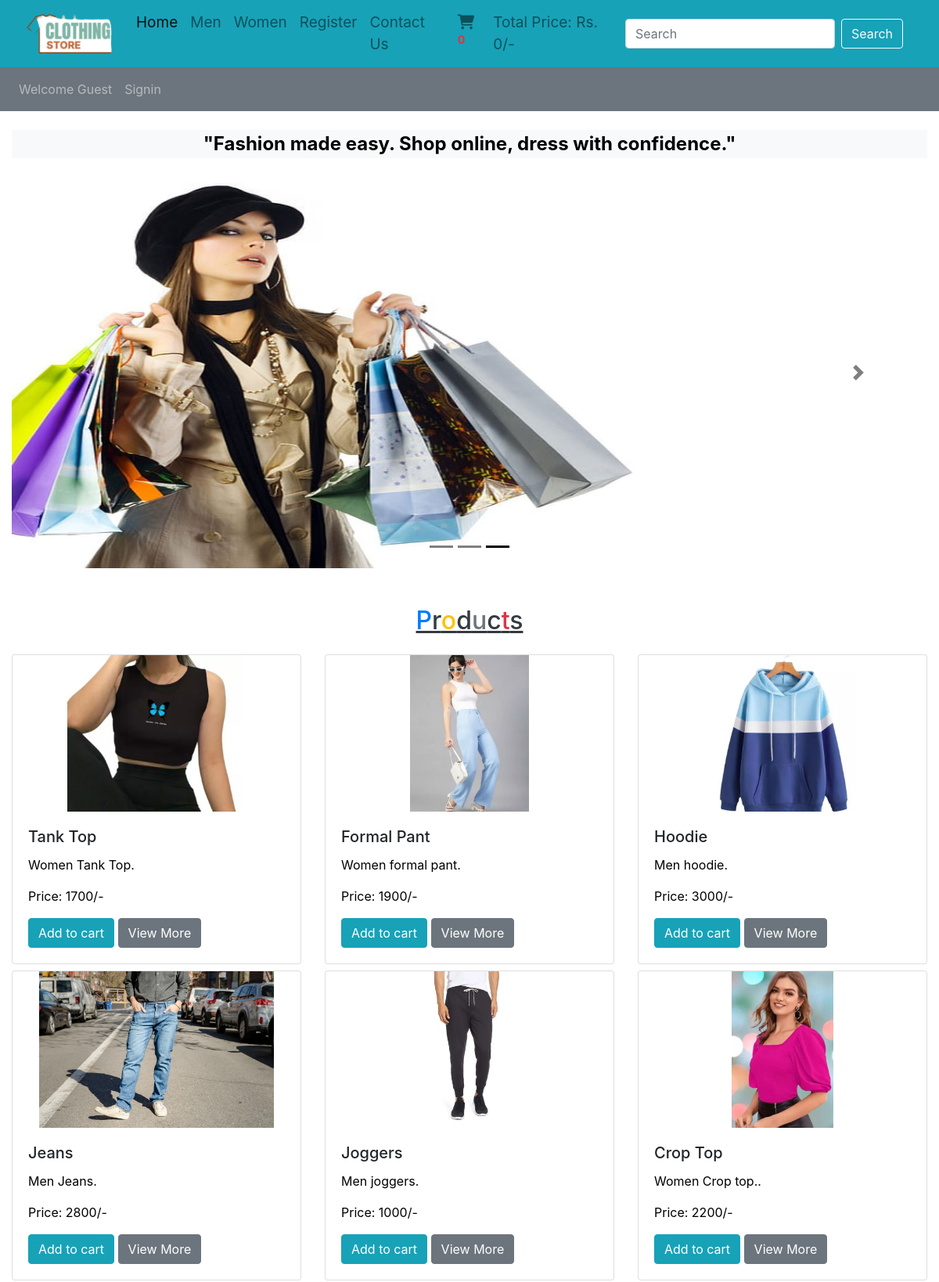
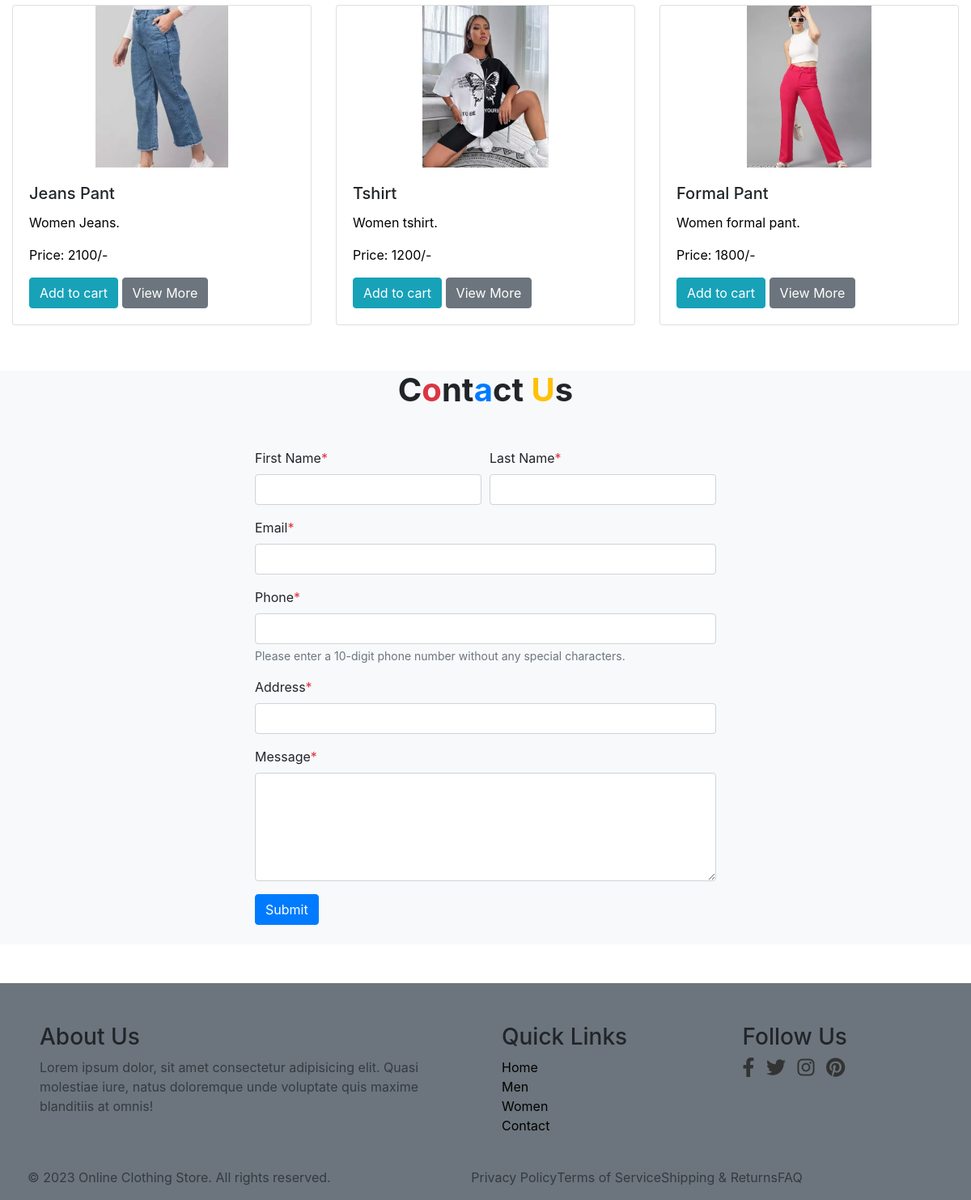
The app's page /home/index.php with its own data (2 pictures, top to bottom).
### tables this page shows
CREATE TABLE `products` (
  `product_id` int(11) NOT NULL,
  `product_title` varchar(200) NOT NULL,
  `product_description` text NOT NULL,
  `product_keywords` varchar(200) NOT NULL,
  `category_id` int(11) NOT NULL,
  `brand_id` int(11) NOT NULL,
  `product_image1` varchar(255) NOT NULL,
  `product_image2` varchar(255) NOT NULL,
  `product_image3` varchar(255) NOT NULL,
  `product_price` int(11) NOT NULL,
  `date` timestamp NOT NULL DEFAULT current_timestamp() ON UPDATE current_timestamp(),
  `status` varchar(100) NOT NULL,
  `gender` varchar(100) NOT NULL
);

### functions/common_function.php (the view, shortened to what this page needs)
<?php
    include("../includes/connect.php");
    function getproducts(){
        global $conn;
        $select_query = "SELECT * FROM products ORDER BY rand() LIMIT 0,9";
        $result_query = mysqli_query($conn, $select_query);
        while($row=mysqli_fetch_assoc($result_query)){
          $product_id = $row['product_id'];
          $product_title = $row['product_title'];
          $product_description = $row['product_description'];
          $product_image1 = $row['product_image1'];
          $product_price = $row['product_price'];
          echo "<div class='col-md-4 mb-2'>
            <div class='card shadow-hover'>
              <img src='../Admin_Area/product_images/$product_image1' class='card-img-top' alt='$product_title'>
              <div class='card-body'>
                <h5 class='card-title'>$product_title</h5>
                <p class='card-text'>$product_description.</p>
                <p class='card-text'>Price: $product_price/-</p>
                <a href='../home/index.php?add_to_cart=$product_id' class='btn btn-info'>Add to cart</a>
                <a href='product_details.php?product_id=$product_id' class='btn btn-secondary'>View More</a>
              </div>
            </div>
          </div>";
          }
        }
    function total_cart_price() {
      $total_price = 0;
      echo "Rs. " . $total_price . "/-";
  }
?>

### home/index.php (shortened to what this page needs)
<?php
  include('../includes/connect.php');
  include('../functions/common_function.php');
?>
<!doctype html>
<html lang="en">
  <head>
    <link href="https://cdn.jsdelivr.net/npm/bootstrap@5.3.0/dist/css/bootstrap.min.css" rel="stylesheet">
    <link href="https://getbootstrap.com/docs/5.3/assets/css/docs.css" rel="stylesheet">
    <link rel="stylesheet" href="https://cdn.jsdelivr.net/npm/bootstrap@4.3.1/dist/css/bootstrap.min.css">
    <link rel="stylesheet" href="https://cdnjs.cloudflare.com/ajax/libs/font-awesome/6.0.0-beta2/css/all.min.css"
/>
    <link rel="stylesheet" href="../style.css">
  </head>
  <body>
    <div class="p-0">
      <nav class="navbar navbar-expand-lg bg-info navbar-light">
      <div class="container-fluid mydiv">
       <a href="index.php"><img src="../images/newproject.png" alt="clothing store logo" class="myclothinglogo"></a>
        <div class="collapse navbar-collapse container" id="navbarSupportedContent">
          <ul class="navbar-nav mx-auto mb-2 mb-lg-0 mx-5 mylink">
            <li class="nav-item">
              <a class="nav-link active" aria-current="page" href="index.php">Home</a>
            </li>
            <li class="nav-item">
              <a class="nav-link" href="../Category_men_women/men_page.php">Men</a>
            </li>
            <li class="nav-item">
              <a class="nav-link" href="../Category_men_women/female_page.php">Women</a>
            </li>
            <?php
              if(isset($_SESSION['username'])){
                echo "<li class='nav-item'>
                <a class='nav-link' href='../users_area/profile.php'>My Account</a>
              </li>";
              }else{
                echo "<li class='nav-item'>
                <a class='nav-link' href='../users_area/user_registration.php'>Register</a>
              </li>";
              }
            ?>
            <li class="nav-item">
              <a class="nav-link" href="#contact">Contact Us</a>
            </li>
            <li class="nav-item">
              <a class="nav-link" href="cart.php"><i class="fa-sharp fa-solid fa-cart-shopping"></i><sup class="text-danger font-weight-bold"><?php cart_item();  ?></sup></a>
            </li>
            <li class="nav-item">
              <a class="nav-link" href="#">Total Price: <?php total_cart_price(); ?></a>
            </li>
          </ul>
          <form class="d-flex" role="search" action="index.php" method="get">
            <input class="form-control me-2" type="search" placeholder="Search" name="search_data" aria-label="Search">
            <input type="submit" value="Search" class="btn btn-outline-light" name="search_data_product">
          </form>
        </div>
      </div>
    </nav>
    <nav class="navbar navbar-expand-lg bg-secondary navbar-dark">
      <ul class="navbar-nav me-auto">
        <?php
          if(!isset($_SESSION['username'])){
            echo " <li class='nav-item'>
            <a class='nav-link' href='#'>Welcome Guest</a>
          </li>";
          }else{
            echo " <li class='nav-item'>
            <a class='nav-link' href='#'>Welcome ".$_SESSION['username']."</a>
          </li>";
          }
          if(!isset($_SESSION['username'])){
            echo " <li class=nav-item>
            <a class=nav-link href='../users_area/user_login.php'>Signin</a>
          </li>";
          }else{
            echo " <li class='nav-item'>
            <a href='../users_area/logout.php' class='nav link signout'>
            <i class='fa-solid fa-right-from-bracket'></i></a>
          </li>";
          }
        ?>
      </ul>
    </nav>
    <div class="container">
      <div class="bg-light my-4">
        <p class="text-center font-weight-bold animated-paragraph" style="font-size: 24px; animation: bloom 3s infinite;">
  "Fashion made easy. Shop online, dress with confidence."
</p>
      </div>
    <div class="row">
        <div class="col-md-12">
        <div id="carouselExampleDark" class="carousel carousel-dark slide" data-bs-ride="carousel">
      <div class="carousel-indicators">
        <button type="button" data-bs-target="#carouselExampleDark" data-bs-slide-to="0" class="" aria-label="Slide 1"></button>
        <button type="button" data-bs-target="#carouselExampleDark" data-bs-slide-to="1" aria-label="Slide 2" class="active" aria-current="true"></button>
        <button type="button" data-bs-target="#carouselExampleDark" data-bs-slide-to="2" aria-label="Slide 3" class=""></button>
      </div>
      <div class="carousel-inner">
        <div class="carousel-item">
        <img class="carousel" src="../images/bag.jpg" alt="">
        </div>
      </div>
      <button class="carousel-control-prev" type="button" data-bs-target="#carouselExampleDark" data-bs-slide="prev">
        <span class="carousel-control-prev-icon" aria-hidden="true"></span>
      </button>
      <button class="carousel-control-next" type="button" data-bs-target="#carouselExampleDark" data-bs-slide="next">
        <span class="carousel-control-next-icon" aria-hidden="true"></span>
      </button>
    </div>
</div>
      </div>
      <h2 class="text-center text-dark mt-5 mb-0 text-decoration-underline"><span class="text-primary">P</span>r<span class="text-warning">o</span>d<span class="text-secondary">u</span>c<span class="text-danger">t</span>s</h2>
      <div class="row mt-4">
        <div class="col-lg-12  col-lg-12 col-sm-12">
          <div class="row">
            <?php
            if(!isset($_GET['search_data_product'])){
              getproducts();
            }else{
              search_product();
            }
            ?>
          </div>
        </div>
      </div>
    </div>
  </div>
    <?php
      include('../users_area/contact_us.php');
      include('../includes/footer.php');
    ?>
  </body>
</html>

### users_area/contact_us.php (shortened to what this page needs)
<sction id="contact">
<div class="container bg-light">
    <h1 class="text-center mb-5 font-weight-bold mt-5">C<span class="text-danger">o</span>nt<span class="text-primary">a</span>ct <span class="text-warning">U</span>s</h1>
    <div class="row">
      <div class="col-md-6 m-auto">
        <form action="#" method="POST">
          <div class="form-row">
            <div class="form-group col-md-6">
              <label for="firstName">First Name<span class="text-danger">*</span></label>
              <input type="text" class="form-control" id="firstName" name="firstName" required>
            </div>
            <div class="form-group col-md-6">
              <label for="lastName">Last Name<span class="text-danger">*</span></label>
              <input type="text" class="form-control" id="lastName" name="lastName" required>
            </div>
          </div>
          <div class="form-group">
            <label for="email">Email<span class="text-danger">*</span></label>
            <input type="email" class="form-control" id="email" name="email" required>
          </div>
          <div class="form-group">
            <label for="phone">Phone<span class="text-danger">*</span></label>
            <input type="tel" class="form-control" id="phone" name="phone" pattern="98[0-9]{8}" title="Please enter a valid 10-digit phone number" required>
            <small class="form-text text-muted">Please enter a 10-digit phone number without any special characters.</small>
          </div>
          <div class="form-group">
            <label for="address">Address<span class="text-danger">*</span></label>
            <input type="text" class="form-control" id="address" name="address" required>
          </div>
          <div class="form-group">
            <label for="message">Message<span class="text-danger">*</span></label>
            <textarea class="form-control" id="message" name="message" rows="5" required></textarea>
          </div>
          <button type="submit" class="btn btn-primary" name="submit">Submit</button><br><br>
        </form>
      </div>
    </div>
  </div>
</sction>

### includes/footer.php (shortened to what this page needs)
<!DOCTYPE html>
<html lang="en">
<head>
</head>
<body>
<footer class="bg-secondary mt-5">
  <div class="container-fluid">
    <div class="row">
      <div class="col-md-6">
        <h3 class="mx-4">About Us</h3>
        <p class="mx-4 text-dark">Lorem ipsum dolor, sit amet consectetur adipisicing
           elit. Quasi molestiae iure, natus doloremque unde voluptate quis maxime blanditiis at omnis!</p>
      </div>
      <div class="col-md-3">
        <h3>Quick Links</h3>
        <ul>
          <li><a href="../home/index.php">Home</a></li>
          <li><a href="../Category_men_women/men_page.php">Men</a></li>
          <li><a href="../Category_men_women/female_page.php">Women</a></li>
          <li><a href="#contact">Contact</a></li>
        </ul>
      </div>
      <div class="col-md-3">
        <h3>Follow Us</h3>
        <ul class="social-media">
          <li><a href="#"><i class="fab fa-facebook-f"></i></a></li>
          <li><a href="#"><i class="fab fa-twitter"></i></a></li>
          <li><a href="#"><i class="fab fa-instagram"></i></a></li>
          <li><a href="#"><i class="fab fa-pinterest"></i></a></li>
        </ul>
      </div>
    </div>
  </div>
  <div class="row">
    <div class="col-md-5 mt-4 mb-0 mx-4">
        <p class="text-dark">&copy; 2023 Online Clothing Store. All rights reserved.</p>
    </div>
    <div class="col-md-5 mt-4 mb-0 mx-3">
        <ul class="text-light d-flex">
            <li><a href="#" class="text-dark">Privacy Policy</a></li>
            <li><a href="#" class="text-dark">Terms of Service</a></li>
            <li><a href="#" class="text-dark">Shipping & Returns</a></li>
            <li><a href="#" class="text-dark">FAQ</a></li>
        </ul>
    </div>
  </div>
</footer>
</body>
</html>

### style.css (style rules this page uses)
* { padding: 0; margin: 0; box-sizing: border-box; }
.card-img-top { width: 100%; height: 200px; object-fit: contain; }
.card { transition: box-shadow 0.3s ease; box-shadow: 0 0 0 rgba(0, 0, 0, 0); }

### home/index.php (style rules this page uses)
.carousel { height: 500px; width: 100%; background-image: cover; }
body { overflow-x:hidden; background: white; }
.mydiv { height: 70px; }
.myclothinglogo { object-fit:contain; height: 120px; width: 120px; background-color: transparent; }
.mylink { font-size: 19px; }

### includes/footer.php (style rules this page uses)
footer { padding-top: 50px; padding-left: 10px; }
.container { max-width: 1200px; margin: 0 auto; }
p { color:black; }
ul { list-style: none; padding: 0; }
a { color:black; }
.social-media li { display: inline-block; margin-right: 10px; }
.fab { font-size: 24px; color: #333; }

### records on screen
products: product_image1 (picture), product_title "Tank Top", product_description "Women Tank Top", product_price "1700"
products: product_image1 (picture), product_title "Formal Pant", product_description "Women formal pant", product_price "1900"
products: product_image1 (picture), product_title "Hoodie", product_description "Men hoodie", product_price "3000"
products: product_image1 (picture), product_title "Jeans", product_description "Men Jeans", product_price "2800"
products: product_image1 (picture), product_title "Joggers", product_description "Men joggers", product_price "1000"
products: product_image1 (picture), product_title "Crop Top", product_description "Women Crop top.", product_price "2200"
products: product_image1 (picture), product_title "Jeans Pant", product_description "Women Jeans", product_price "2100"
products: product_image1 (picture), product_title "Tshirt", product_description "Women tshirt", product_price "1200"
products: product_image1 (picture), product_title "Formal Pant", product_description "Women formal pant", product_price "1800"

### other values on screen
$total_price "0"
